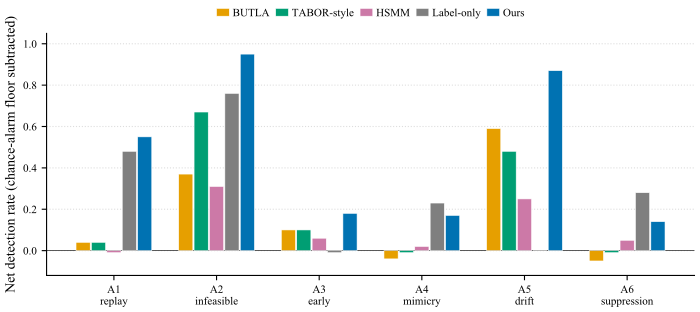

Reproduce this figure in Python.
# -*- coding: utf-8 -*-
"""E1 sequential net DR, floor subtracted, alpha=0.01."""
from __future__ import print_function, division

import os
import sys

import numpy as np
import matplotlib.pyplot as plt

HERE = os.path.dirname(os.path.abspath(__file__))
sys.path.insert(0, HERE)

from _style import (  # noqa: E402
    C_OURS, C_B3, C_B4, C_B5, C_LAB, C_LINE,
    apply_style, save, set_cjk, legend,
)

ATTACKS = [u"A1", u"A2", u"A3", u"A4", u"A5", u"A6"]
ATTACK_EN = [u"replay", u"infeasible", u"early", u"mimicry", u"drift", u"suppression"]


def main():
    apply_style()
    data = {
        u"BUTLA": np.array([0.04, 0.37, 0.10, -0.04, 0.59, -0.05]),
        u"TABOR-style": np.array([0.04, 0.67, 0.10, -0.01, 0.48, -0.01]),
        u"HSMM": np.array([-0.01, 0.31, 0.06, 0.02, 0.25, 0.05]),
        u"Label-only": np.array([0.48, 0.76, -0.01, 0.23, 0.00, 0.28]),
        u"Ours": np.array([0.55, 0.95, 0.18, 0.17, 0.87, 0.14]),
    }
    colors = [C_B3, C_B4, C_B5, C_LAB, C_OURS]
    names = list(data.keys())
    x = np.arange(6)
    n = len(names)
    width = 0.15
    fig, ax = plt.subplots(figsize=(7.2, 3.85))
    for k, name in enumerate(names):
        offset = (k - (n - 1) / 2.0) * width
        ax.bar(x + offset, data[name], width=width * 0.92, color=colors[k],
               edgecolor="white", linewidth=0.4, label=name, zorder=3)
    ax.axhline(0.0, color=C_LINE, linewidth=0.6, zorder=2)
    ax.set_xticks(x)
    ax.set_xticklabels([u"%s\n%s" % (a, z) for a, z in zip(ATTACKS, ATTACK_EN)])
    ax.set_ylim(-0.12, 1.05)
    ax.set_yticks([0.0, 0.2, 0.4, 0.6, 0.8, 1.0])
    ax.yaxis.grid(True, linestyle=":", color="#DDDDDD", zorder=0)
    ax.set_axisbelow(True)
    set_cjk(ax, ylabel=u"Net detection rate (chance-alarm floor subtracted)")
    legend(ax, ncol=5, loc="lower center", bbox_to_anchor=(0.5, 1.02),
           columnspacing=0.55, handlelength=1.15, handletextpad=0.3)
    fig.tight_layout(rect=(0.0, 0.0, 1.0, 0.86))
    save(fig, "fig_e1_dr")


if __name__ == "__main__":
    main()
